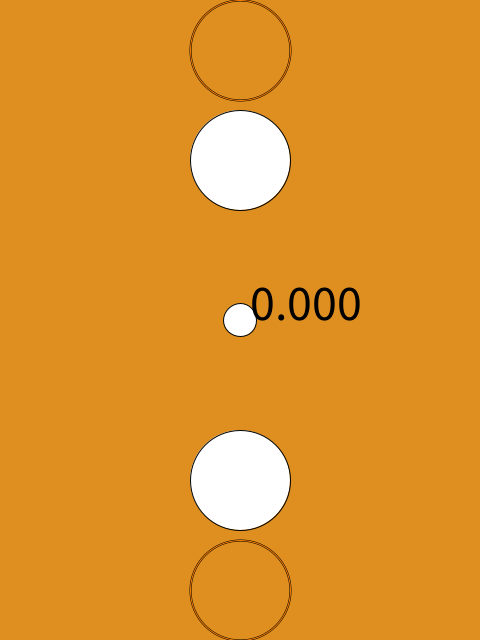
Frame 1 (no input)
Frame 60 (the mouse pressed at the canvas centre just before this capture): identical to frame 1, image omitted
Frame 120 (the mouse held since frame 60 and released just before this capture): identical to frame 1, image omitted

The Processing sketch that drew this single still picture (run headless with seeded random() and noise(); from frame 60 on, the mouse is pressed at the canvas centre):

// Processing sketch: iwannabeaballer
// ── iwannabeaballer.pde
/* Title: Iwannabeaballer *\
|* Author: Louie Wang     *|
|* Description: I wanna   *|
|* be a baller on these   *|
|* streets, scoring hoops *|
|* and, breaking ankles   *|
|* like chicken feet,     *|
|* 'cause all them ballas *|
|* got it out for me,     *|
|* 'cause they know I'll  *|
|* easily have them beat. *|
\*_Date:Sept.18-24,2024___*/

//import net.java.games.input.*;
//import org.gamecontrolplus.*;
//import org.gamecontrolplus.gui.*;

//vegetas
PVector P1P;
PVector P2P;
PVector BP;
float BHeight;//except theres height.
PVector BMove = new PVector(0,0);//ball movement
float BHMove = 0; //ball movement
float Grav = -0.1; //Gravity
float Bounce = 5; //how much the ball bounces off the floor or hoop or player
int PWidth = 100;
int BWidth = 33;
int HoopWidth = 100;
int Score = 0;//compressed score; top bits P1, bottom bits P2
int MaxHeight = 155;//max ball height
int HoopHeight = 100;
int PHight = 80;//hmm i wonder what this is a reference to
boolean[] Keys = new boolean[10];
int P1S = 5;//ensitivity
int P2S = 5;//ensitivity
int P1Score = 0;
int P2Score = 0;


void setup() {
    size(480,640);
    for(int i=0;i<Keys.length;i++) {
      Keys[i] = false;
    }
    //P1Pos = ((width/2)+0x7FFF)*0x10000+(height/4*3)+0x7FFF;//you know how it goes
    //P2Pos = ((width/2)+0x7FFF)*0x10000+(height/4)+0x7FFF;//top bits columns, bottom bits rows
    P1P = new PVector(width/2,height/4*3);
    P2P = new PVector(width/2,height/4);
    BP = new PVector(width/2,height/2);  //for the ball too
}

void draw() {
  //Setting Variables
  boolean goIn1 = BHeight>HoopHeight && dist(BP.x,BP.y,width/2,HoopWidth)<HoopWidth-BWidth;//if the ball can go in the top hoop
  boolean goIn2 = BHeight>HoopHeight && dist(BP.x,BP.y,width/2,height-HoopWidth)<HoopWidth-BWidth; //bottom hoop
  boolean goP1 = BHeight>=PHight && dist(P1P.x,P1P.y,BP.x,BP.y)<(PWidth+BWidth)/2; //can it bounce
  boolean goP2 = BHeight>=PHight && dist(P2P.x,P2P.y,BP.x,BP.y)<(PWidth+BWidth)/2; //on my skull
  background(0xFFDF8F1F);
  //background with wood boards image and other stuff
  P1P.add(getInput(true));     //calculate movements
  P2P.add(getInput(false));
  BP.add(BMove);
  BHeight += BHMove;
  if(BP.x<0)BP.x=0;if(BP.x>width)BP.x=width;if(BP.y<0)BP.y=0;if(BP.y>height)BP.y=height;
  boolean P1Hit = BHeight<PHight && dist(P1P.x,P1P.y,BP.x,BP.y)<(PWidth+BWidth)/2; //calculate collisions
  boolean P2Hit = BHeight<PHight && dist(P2P.x,P2P.y,BP.x,BP.y)<(PWidth+BWidth)/2;
  boolean HWHit = (BP.y<BWidth/2)||(BP.y>height-BWidth/2);//hit horizontal walls (the top and bottom)
  boolean VWHit = (BP.x<BWidth/2)||(BP.x>width-BWidth/2);//hit vertical walls (the sides)
  //Calculating collisions
  if(P1Hit&&P2Hit) {//double collision
    if(goP1||goP2){
      if(BHeight<=PHight) {
        BHeight=PHight;
        BHMove=abs(BHMove)/2;
      }
    } else {
      BHeight = PHight;
      BHMove = Bounce;
    }
  }else if(P1Hit) { //oh dear i do not miss angle calculations
    if(goP1){
      if(BHeight<=PHight) {
        BHeight=PHight;
        BHMove=abs(BHMove)/2;
      }
    } else {
      BMove = PVector.fromAngle(PVector.sub(BP,P1P).heading()).normalize().mult(Bounce);
      BHMove = Bounce;
    }
  }else if(P2Hit) {
    if(goP2){
      if(BHeight<=PHight) {
        BHeight=PHight;
        BHMove=abs(BHMove)/2;
      }
    } else {
      BMove = PVector.fromAngle(PVector.sub(BP,P2P).heading()).normalize().mult(Bounce);
      BHMove = Bounce;
    }
  } else if(goIn1&&BHeight<=HoopHeight) {
    if (dist(BP.x,BP.y,width/2,HoopWidth/2)<(HoopWidth-BWidth)/2)P1Score++;//goes in
    else if (dist(BP.x,BP.y,width/2,HoopWidth/2)<(HoopWidth+BWidth)/2){BHeight=HoopHeight;BHMove=abs(BHMove)/2;}
  } else if(goIn2&&BHeight<=HoopHeight) {
    if (dist(BP.x,BP.y,width/2,height-(HoopWidth/2))<(HoopWidth-BWidth)/2)P2Score++;//goes in
    else if (dist(BP.x,BP.y,width/2,height-(HoopWidth/2))<(HoopWidth+BWidth)/2){BHeight=HoopHeight;BHMove=abs(BHMove)/2;}
  }else {
    if(BHeight<0){BHeight=0;BHMove=abs(BHMove)/2;} //deceleration of ball
    else if(BHeight>MaxHeight){BHeight=MaxHeight;BHMove=-abs(BHMove)/2;}
  }
  BMove.mult(0.98);
  BHMove += Grav;
  if(HWHit) {
    BMove.y = -BMove.y;
  }
  if(VWHit) {
    BMove.x = -BMove.x;
  }
  //Drawing the circles
  push();
  fill(0x7F000000);
  textAlign(CENTER,CENTER);
  textSize(50);
  text(P2Score,width/2,height/4);
  text(P1Score,width/2,height/4*3);
  pop();
  fill(255);
  circle(P1P.x,P1P.y,PWidth);
  circle(P2P.x,P2P.y,PWidth);
  if(BHeight<HoopHeight)circle(BP.x,BP.y,BWidth+(BHeight/10));
  push();
  fill(0);
  text(BHeight,BP.x,BP.y);
  noFill();
  stroke(0);
  strokeWeight(2);
  circle(width/2,HoopWidth/2,HoopWidth);
  circle(width/2,height-HoopWidth/2,HoopWidth);
  strokeWeight(1);
  stroke(255,127,0);
  circle(width/2,HoopWidth/2,HoopWidth);
  circle(width/2,height-HoopWidth/2,HoopWidth);
  pop();
  if(BHeight>=HoopHeight)circle(BP.x,BP.y,BWidth+(BHeight/10));
}


PVector getInput(boolean Player) {
  PVector move = new PVector(0,0);
  if (Player) {//player 1
    if(Keys[0]==true) {
      move.y-=1;
    }
    if(Keys[1]==true) {
      move.x-=1;
    }
    if(Keys[2]==true) {
      move.y+=1;
    }
    if(Keys[3]==true) {
      move.x+=1;
    }
    move = move.normalize().mult(P1S);
  } else {//player 2
    if(Keys[4]==true) {
      move.y-=1;
    }
    if(Keys[5]==true) {
      move.x-=1;
    }
    if(Keys[6]==true) {
      move.y+=1;
    }
    if(Keys[7]==true) {
      move.x+=1;
    }
    move = move.normalize().mult(P2S);
  }
  return move;
}

void keyPressed() {
  switch(keyCode){
  case 87:
    Keys[0] = true;
    break;
  case 65:
    Keys[1] = true;
    break;
  case 83:
    Keys[2] = true;
    break;
  case 68:
    Keys[3] = true;
    break;
  case 38:
    Keys[4] = true;
    break;
  case 37:
    Keys[5] = true;
    break;
  case 40:
    Keys[6] = true;
    break;
  case 39:
    Keys[7] = true;
    break;
  }
}

void keyReleased() {
  switch(keyCode){
  case 87:
    Keys[0] = false;
    break;
  case 65:
    Keys[1] = false;
    break;
  case 83:
    Keys[2] = false;
    break;
  case 68:
    Keys[3] = false;
    break;
  case 38:
    Keys[4] = false;
    break;
  case 37:
    Keys[5] = false;
    break;
  case 40:
    Keys[6] = false;
    break;
  case 39:
    Keys[7] = false;
    break;
  }
}

/* yoplar yaplar
you ain't a rappa you a yappa

  Oh, but before I get more into Snowballer,
  I gotta do the planning up here.
  After all, I always plan at the top,
  and yap at the bottom.
  The game takes place in 3 dimensions,
  with a bird's eye view.
  The ball has gravity, and the hoops have height.
  The ball has to have a certain height and position
  for a basket to be scored.
  The players are circles, and when they touch the ball,
  the ball gains upward velocity,
  in addition to bouncing off the player.
  The players also have height though, so
  if the ball is too high it will sail over,
  and if it bounces on the player it just bounces.
  If the ball hits both players, it will dislodge,
  or get squeezed away, through some formula or other.
  How the ball goes in or bounces off the hoop:
  The ball must be higher than the hoop
  before the movement calculations start,
  and be lower after them.
  If the ball is within range(derived from dist()),
  it checks if the ball is in the hoop or on the hoop.
  If it's in, it's a point, but if it's on,
  it bounces off of it like the floor or a player.
  The players are shorter than the hoop,
  like how it is most of the time in real life.
  Every collision cycle follows this order
  Check if ball is above hoop or player
  Move ball and players
  Check if single/double player collision
  If not hit player check if bounce off floor or hoop
  Draw things
  
  I think this one is a perfect place to discuss
  Snowballer, the resident winter spirit of the
  Tophat Turmoil world.
  
  Snowballer is very good at basketball, her
  accuracy coming from her years of throwing
  snowballs at small targets for fun.
  Therefore, it is no surprise that Snowballer
  will have a skin where she is the iconic Roblox
  B A L L E R
  complete with dodgeball/basketball/whatever.
  As for her lore, she grew up in a snowy village,
  the previous winter spirit passed,
  and she was chosen to be the new winter spirit.
  Now, she had no idea how to be one, so she
  wandered up into the mountains, and made it snow.
  She did that for years without knowing
  her true duties, which was to make sure that
  the winters are nice and snowy, but not too snowy.
  Now the whole seasonal spirits thing was thought up
  not by Mr. God, but by the villagers as part of
  their culture. Mr. God thought it would be
  interesting to make it come true, so he did.
  She then was found by a certain other spirit,
  and she stopped being a hermit and went back
  to living in a society.
  She then met Fireballer, the summer spirit,
  and he promptly started a rivalry.
  Emphasis on "he", because Snowballer didn't care.
  She then adopted [name TBD] for a [TBD] reason.
  And that's about it for her history.
  
  Now time for the actual usual flavoured yap.
  I haven't coded in Java in quite some time,
  so I kinda forgot ints were 32 bits and not 8.
  That 68k assembly be kicking my brain I just wanna
  move.l #'SEGA', $A14000
  although I guess that's more Genesis specific.
  On the good old 68k, there's a stack.
  I like using the stack because it is useful.
  However, to my knowledge, Java does not come
  with a stack, so I made my own.
  It's simply an int array that I push and pop from.
  So in Java, it would be Stack[SP]=Var1;SP--; to pop,
  and Stack=append(Stack,Var1);SP++; to push.
  In 68k assembly, for example,
  it's just move.l d0,--(sp) to push,
  and move.l (sp)++,d0 to pop.
  That pushes and pops d0 to and from stack.
  You can also pushpop 8 bits and 16 bits,
  or as it is known on the 68k, a byte, and a word.
  l stands for long-word, or a double-word.
  The pushpop can actually use any address pointer,
  as sp is just a7, the last address pointer.
  You can even pushpop from and to memory,
  but that is slower, and also unneccesary,
  because if it's in the stack it's being processed.
  The stack should not be used for long term stores,
  because that's what the main RAM is for.
  That's my own two cents on the stack.
  I also made a mistake while writing the 68k code,
  because since I was trying to do anything on
  the Sega Genesis, I also learned Z80 assembly.
  Oh, what a waste of time that was.
  In 68k assembly, when you execute an instruction
  requiring 2 things, the operation goes like
  Thing1 >modifies> Thing2
  since that is just a lot more logical.
  For example, moveq #69,d0 moves #69 INTO d0.
  However, on the Z80, it is reversed, such as
  Thing1 <is modified by< Thing2
  which is weird, because for example
  add a,#69 (a is a register)
  you would see this and think
  "I'm, adding a into #69? That's not an address!"
  but it is actually adding a WITH #69.
  So over some days, I came up with an easy way
  to remember that the Z80 is backwards.
  On the 68k, I think I moveq #69 INTO d0,
  and on the Z80, I think I ld a WITH #69.
  (ld is the LoaD instruction by the way)
  However, there are niceities to the Z80.
  There is an entire other set of registers,
  that you can swap out to use.
  The bytecode for the Z80 is also easier to read,
  way, WAY easier than the 68k's.
  The Z80 uses 1 or 2 bytes to define instruction,
  and the bytes that follow as operands.
  They are also in order.
  The 68k uses a whole mishmash of bits
  and is just so hard to read.
  As if I was reading it though,
  I only do it so I don't have to use
  a hex editor to manually insert my Z80 code
  as raw hex so it can load with the 68k.
  I remember making a small, small demo
  for the Sega Genesis that I wrote myself.
  I didn't follow a demo making tutorial.
  It was simply moving a crosshair around
  with the D-Pad, while the buttons control speed.
  The Start button changed background colour
  every frame, so it looked like a seizure.
  Nowadays, I wouldn't try to make a Genesis game.
  However, I love making chiptunes.
  But ho! I have wrote too much for now.
  I will save that for next time.
  Look forwards to hearing about Rhythmgunner's
  past as well! Till next time.
  
  Personal bit here,
  I swear I will stop fooling around in my code.
  This is actually gonna make me go insane or smth.
  I have so much in my code that is just useless.
  So now I think I will be moving this stuff
  to a new special folder in the repo
  for rants and stuff like this
  just like in my roblox games.
  Hooray for bored me.
*/

// ── ranttobeballer.pde
    /*-------------------/
    || rant to be baller ||                            
     /-------------------*/
     
 /* heyo its the rant block yap page
 no, the talkument. yes, i think i like that.
 this is my solution to cleaning up my code.
 i just move my endless stream of blabbering
 into this seperate text document.
 the more im bored the larger this will be.
 i wonder how much this will inflate?
 */
